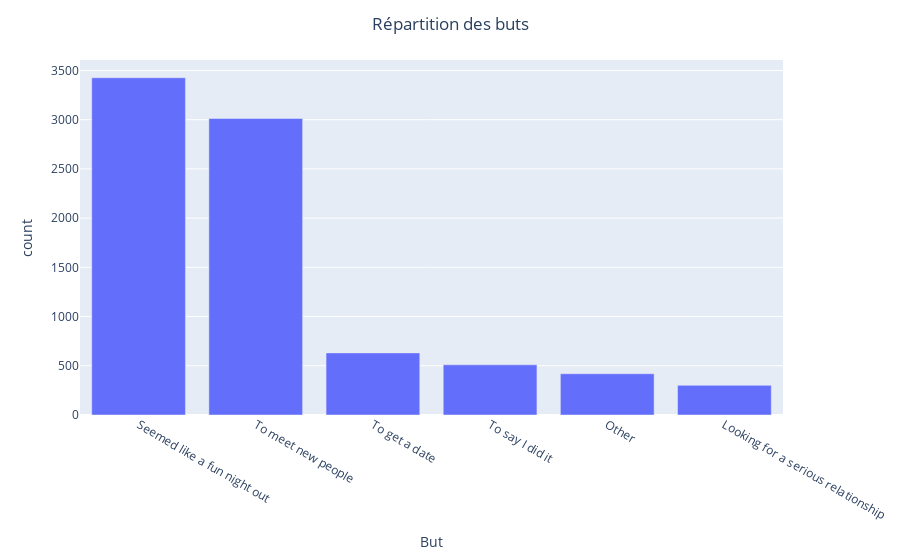

Notebook source saved alongside this figure:
### Code cell
fig = px.bar(df_goal, x="goal_label", y="count", labels={"goal_label": "But"})
fig.update_layout(title="Répartition des buts", title_x=0.5)
fig.show()

### Figure 1 — Plotly figure (JSON) as saved in the notebook; plotly's stock layout.template omitted (floating-point values rounded to 4 significant figures)
{"data": [{"hovertemplate": "But=%{x}<br>count=%{y}<extra></extra>", "legendgroup": "", "marker": {"color": "#636efa", "pattern": {"shape": ""}}, "name": "", "orientation": "v", "showlegend": false, "textposition": "auto", "type": "bar", "x": ["Seemed like a fun night out", "To meet new people", "To get a date", "To say I did it", "Other", "Looking for a serious relationship"], "xaxis": "x", "y": [3426, 3012, 631, 510, 419, 301], "yaxis": "y"}], "layout": {"barmode": "relative", "legend": {"tracegroupgap": 0}, "margin": {"t": 60}, "title": {"text": "Répartition des buts", "x": 0.5}, "xaxis": {"anchor": "y", "domain": [0, 1], "title": {"text": "But"}}, "yaxis": {"anchor": "x", "domain": [0, 1], "title": {"text": "count"}}}}
